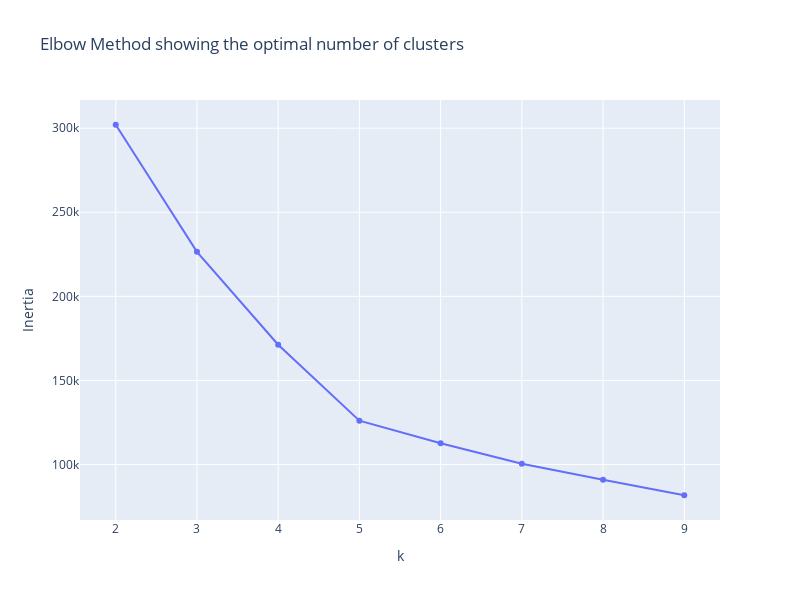

The notebook cell this image was saved under:
### Markdown cell above
Determining the number of clusters using the 'elbow method'

### Code cell
elbow = elbow_method(2, 10, X_trans)
fig2 = px.line(elbow, x='k', y='Inertia',
               title='Elbow Method showing the optimal number of clusters',
               labels={'x': 'Number of clusters', 'y': 'Inertie'},
               width=800, height=600)
fig2.update_traces(mode='markers+lines')

### Figure 1 — Plotly figure (JSON) as saved in the notebook; plotly's stock layout.template omitted (floating-point values rounded to 4 significant figures)
{"data": [{"hovertemplate": "k=%{x}<br>Inertia=%{y}<extra></extra>", "legendgroup": "", "line": {"color": "#636efa", "dash": "solid"}, "mode": "markers+lines", "name": "", "orientation": "v", "showlegend": false, "type": "scatter", "x": [2, 3, 4, 5, 6, 7, 8, 9], "xaxis": "x", "y": [302100.0, 226500.0, 171200.0, 126100.0, 112600.0, 100400.0, 90870.0, 81680.0], "yaxis": "y"}], "layout": {"height": 600, "legend": {"tracegroupgap": 0}, "title": {"text": "Elbow Method showing the optimal number of clusters"}, "width": 800, "xaxis": {"anchor": "y", "domain": [0, 1], "title": {"text": "k"}}, "yaxis": {"anchor": "x", "domain": [0, 1], "title": {"text": "Inertia"}}}}
